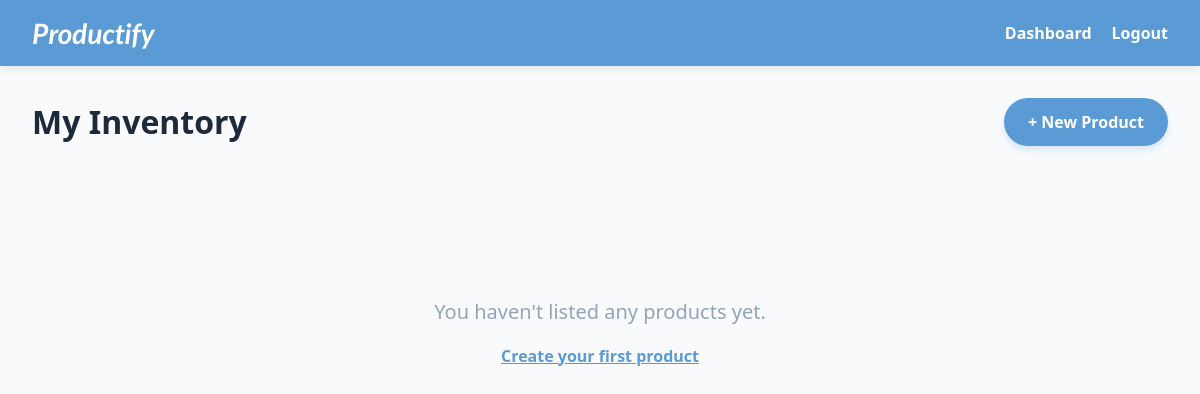
The page /my_products/ (signed in) on the database as committed earlier.
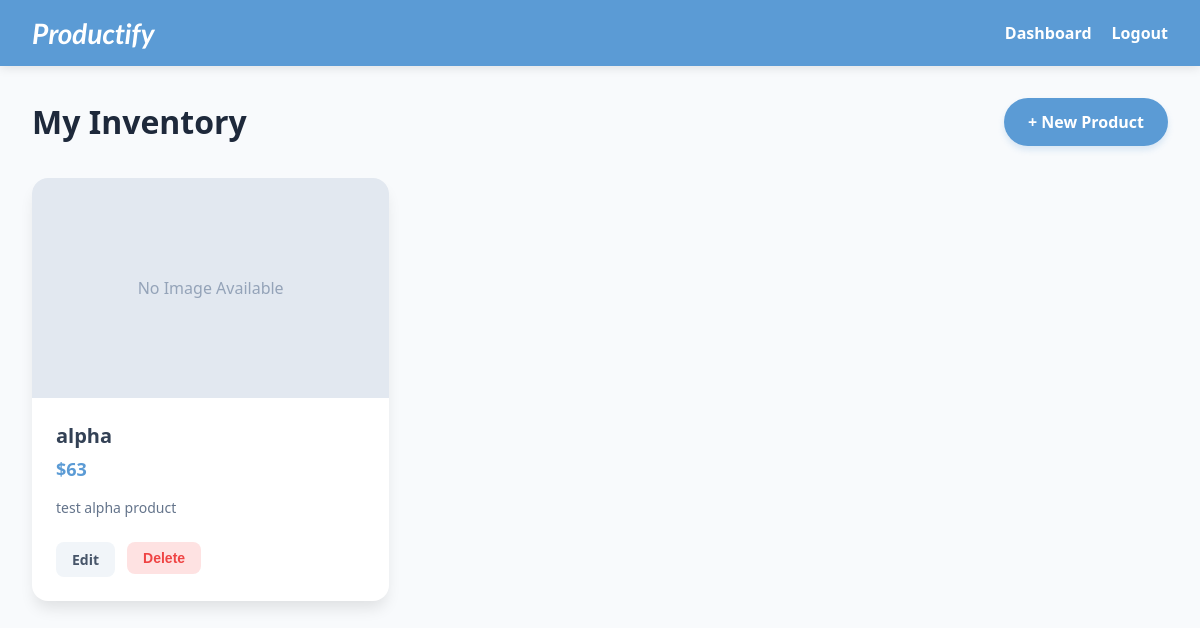
The same page on the database as committed later.
### products/models.py (models this page shows, shortened)
class Product(models.Model):
    owner = models.ForeignKey(User, on_delete=models.CASCADE)
    name = models.CharField(max_length=100)
    image =models.ImageField(
        upload_to='products/',
        null=True,
        blank=True
    )
    price = models.IntegerField()
    description = models.TextField()
    email = models.EmailField()
    created_at = models.DateTimeField(auto_now_add=True)

### products/views.py (the view)
# urls.py: path('my_products/', views.my_products, name='myproduct'),
@login_required
def my_products(request):
    products = Product.objects.filter(owner=request.user).order_by("-created_at")
    return render(request, "myproducts.html", {"products": products})

### products/templates/myproducts.html (shortened to what this page needs)
<!DOCTYPE html>
<html lang="en">
<head>
</head>
<body>
    <nav class="navbar">
        <a href="{% url 'home' %}" class="brand">Productify</a>
        <div style="display: flex; align-items: center; gap: 20px;">
            <a href="{% url 'home' %}" style="color: white; text-decoration: none; font-weight: 600;">Dashboard</a>
            <a href="{% url 'logout' %}" style="color: white; text-decoration: none; font-weight: 600;">Logout</a>
        </div>
    </nav>
    <div class="main-container">
        <div class="header-bar">
            <h1 style="margin: 0;">My Inventory</h1>
            <a href="{% url 'create' %}" class="btn-add">+ New Product</a>
        </div>
        {% if products %}
            <div class="product-grid">
                {% for product in products %}
                    <div class="product-card">
                        {% if product.image %}
                            <img src="{{ product.image.url }}" alt="{{ product.name }}" class="product-image">
                        {% else %}
                            <div class="product-image" style="display: flex; align-items: center; justify-content: center; color: #94a3b8;">
                                No Image Available
                            </div>
                        {% endif %}
                        <div class="product-details">
                            <h2 class="product-name">{{ product.name }}</h2>
                            <div class="product-price">${{ product.price }}</div>
                            <p class="product-description">{{ product.description|truncatewords:20 }}</p>
                            <div class="actions">
                                <a href="{% url 'edit_product' product.id %}" class="btn-action btn-edit">Edit</a>
                                <form action="{% url 'delete_product' product.id %}" method="POST" onsubmit="return confirm('Delete this product?')">
                                    <button type="submit" class="btn-action btn-delete">Delete</button>
                                </form>
                            </div>
                        </div>
                    </div>
                {% endfor %}
            </div>
        {% else %}
            <div style="text-align: center; padding: 100px 0;">
                <p style="font-size: 1.25rem; color: #94a3b8;">You haven't listed any products yet.</p>
                <a href="{% url 'create' %}" style="color: #5B9BD5; font-weight: bold;">Create your first product</a>
            </div>
        {% endif %}
    </div>
</body>
</html>

Rows that differ between the two databases and show on the page:
added Product: shows "No Image Available", name "alpha", price "63", description "test alpha product"
Other text that changed with them:
text no longer shown: "You haven't listed any products yet. Create your first product"
